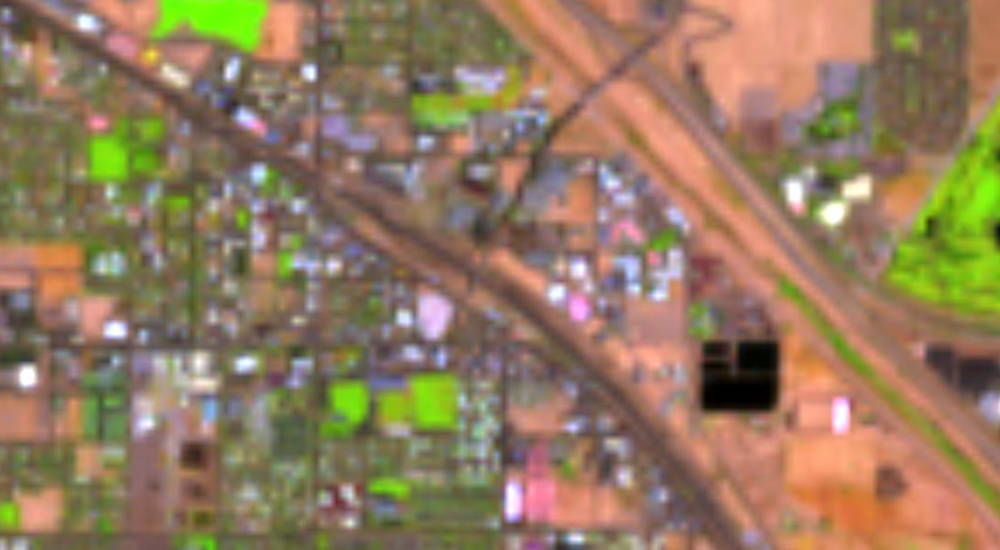
#> input picture Satellite-Image-Analysis-CV/img1.png, 1000 x 550 px, shrunk from 1357 x 747 before the run
$ python lab2_task_1.py   (older library calls are emulated)
#> lines starting #> are read from the running program, lines starting #| are printed output that depends on the picture; after the words box and inside, x2 and y2 are one past the last pixel; in counts of white or black regions, pixels touching at a corner belong together
import cv2
import numpy as np
import matplotlib
matplotlib.use("TkAgg")
import matplotlib.pyplot as plt


# ------------------- Корекція кольору -------------------
def color_corrections(img):
    gray = cv2.cvtColor(img, cv2.COLOR_BGR2GRAY)
    negative = cv2.bitwise_not(img)

    # ефект сепії
    kernel = np.array([[0.272, 0.534, 0.131],
                       [0.349, 0.686, 0.168],
                       [0.393, 0.769, 0.189]])
    sepia = cv2.transform(img, kernel)
    sepia = np.clip(sepia, 0, 255)

    return gray, negative, sepia


# ------------------- Векторизація -------------------
def vectorization(img):
    gray = cv2.cvtColor(img, cv2.COLOR_BGR2GRAY)

    canny = cv2.Canny(gray, 10, 50)

    contours, _ = cv2.findContours(canny, cv2.RETR_EXTERNAL, cv2.CHAIN_APPROX_SIMPLE)
    contour_img = img.copy()
    cv2.drawContours(contour_img, contours, -1, (0, 255, 0), 1)

    gabor_accumulator = np.zeros_like(gray, dtype=np.float64)

    orientations = [0, np.pi / 4, np.pi / 2, 3 * np.pi / 4]  # 0, 45, 90, 135 градусів

    for theta in orientations:
        g_kernel = cv2.getGaborKernel((21, 21), 8.0, theta, 10.0, 0.5, 0, ktype=cv2.CV_32F)

        filtered_img = cv2.filter2D(gray, cv2.CV_32F, g_kernel)

        np.add(gabor_accumulator, abs(filtered_img), out=gabor_accumulator)

    gabor_accumulator = gabor_accumulator / len(orientations)

    gabor = cv2.normalize(gabor_accumulator, None, 0, 255, cv2.NORM_MINMAX, cv2.CV_8U)

    return canny, contour_img, gabor


# ------------------- Порівняння ознак -------------------
def compare_features(img1, img2):
    orb = cv2.ORB_create()

    kp1, des1 = orb.detectAndCompute(img1, None)
    kp2, des2 = orb.detectAndCompute(img2, None)

    bf = cv2.BFMatcher(cv2.NORM_HAMMING, crossCheck=True)
    matches = bf.match(des1, des2)

    matches = sorted(matches, key=lambda x: x.distance)
    result = cv2.drawMatches(img1, kp1, img2, kp2, matches[:30], None, flags=2)
    print("Кількість збігів:", len(matches))

    return result

if __name__ == "__main__":
    img = cv2.imread("img1.png")
#> img is the input picture: shape (550, 1000, 3); mean B, G, R 94.4, 123.1, 147.3

    # --- Корекція кольору ---
    gray, negative, sepia = color_corrections(img)

    plt.figure(figsize=(12, 4))
    plt.subplot(131), plt.imshow(cv2.cvtColor(gray, cv2.COLOR_GRAY2RGB)), plt.title("Grayscale")
    plt.subplot(132), plt.imshow(cv2.cvtColor(negative, cv2.COLOR_BGR2RGB)), plt.title("Negative")
    plt.subplot(133), plt.imshow(cv2.cvtColor(sepia.astype('uint8'), cv2.COLOR_BGR2RGB)), plt.title("Sepia")
    plt.show()

    # --- Векторизація ---
    canny, contour_img, gabor = vectorization(img)
#> in vectorization, `canny = cv2.Canny(gray, 10, 50)`:
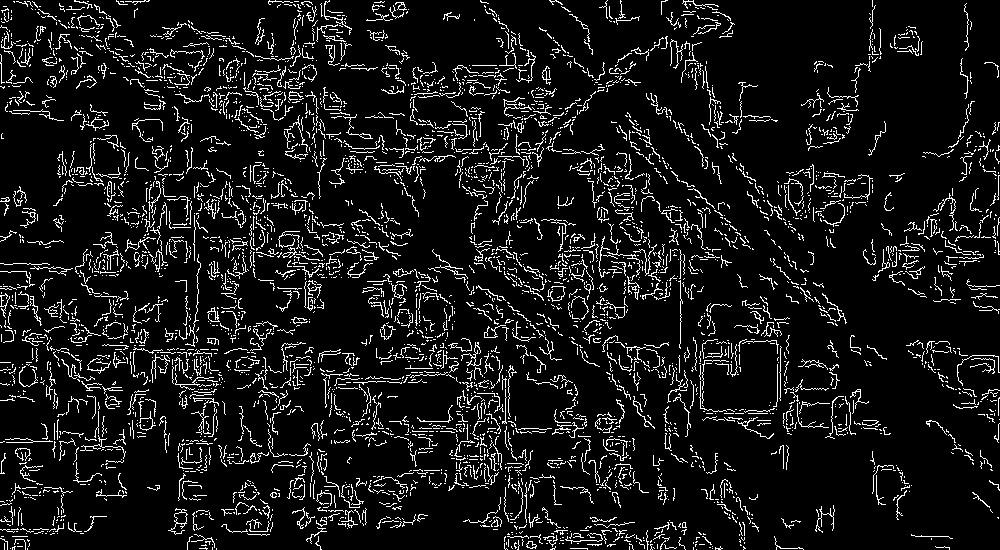
#> canny: shape (550, 1000); 9% white in thin lines or dots
#> in vectorization, `contours, _ = cv2.findContours(canny, cv2.RETR_EXTERNAL, cv2.CHAIN_APP..`: contours = 4221 contours, 4210 with area under 20; largest, box (x1, y1, x2, y2) and area: (168, 508, 188, 535) 122, (207, 307, 220, 322) 90, (526, 541, 537, 549) 46, (343, 114, 373, 139) 43, (542, 66, 551, 85) 38
#> in vectorization, `cv2.drawContours(contour_img, contours, -1, (0, 255, 0), 1)`:
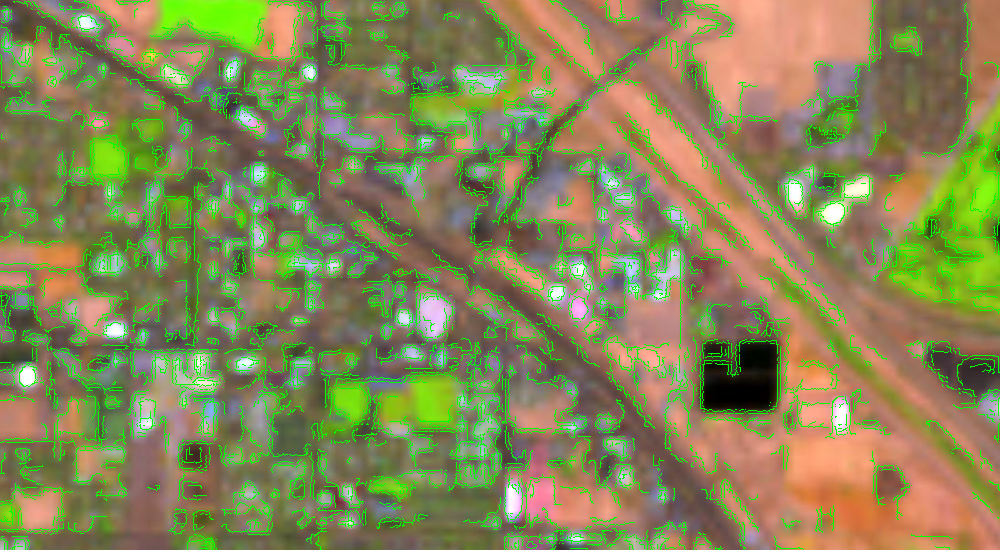
#> contour_img: shape (550, 1000, 3); 8.99% of pixels changed, all inside (x1, y1, x2, y2) = (0, 0, 1000, 550)
#> after the loop in vectorization, `for theta in orientations:`:
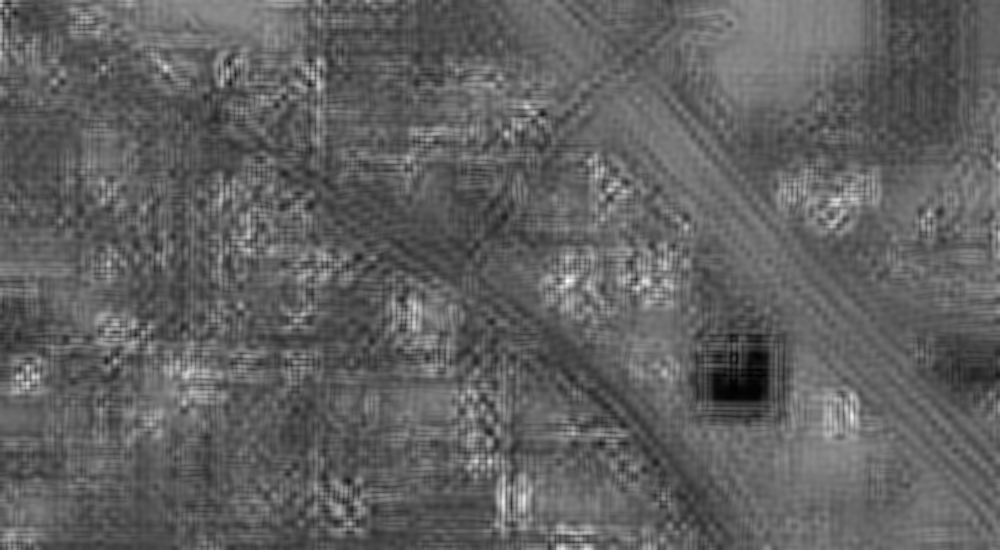
#> gabor_accumulator: shape (550, 1000) float64; min 109.9, max 6865, mean 2687.3; drawn with min black and max white

    plt.figure(figsize=(12, 4))
    plt.subplot(131), plt.imshow(canny, cmap="gray"), plt.title("Canny Edges")
    plt.subplot(132), plt.imshow(cv2.cvtColor(contour_img, cv2.COLOR_BGR2RGB)), plt.title("Contours")
    plt.subplot(133), plt.imshow(gabor, cmap="gray"), plt.title("Gabor Filter")
    plt.show()
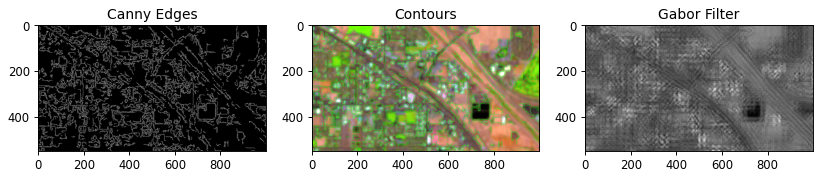
#> figure drawn by matplotlib, 3 panels

    # --- Порівняння з іншим зображенням ---
    img2 = cv2.imread("img2.png")
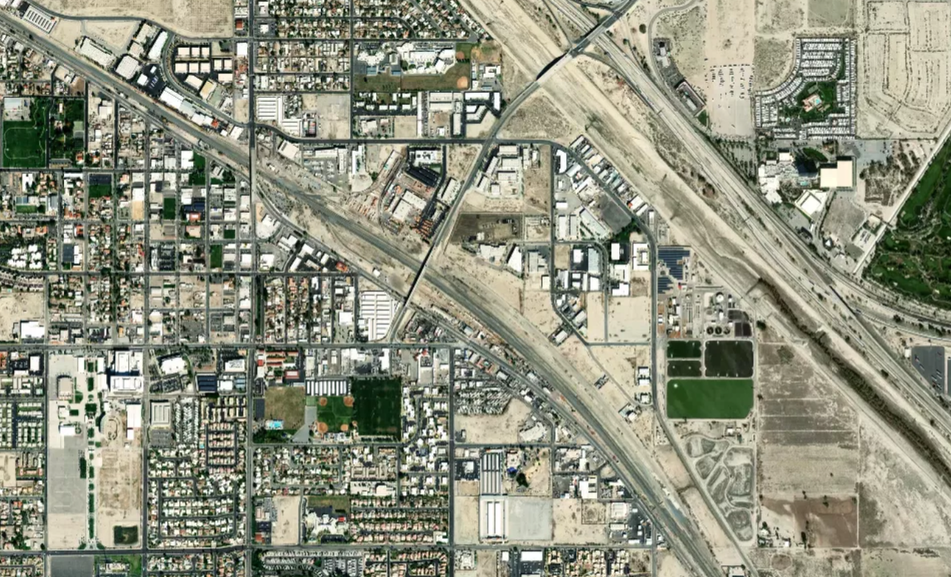
#> input picture Satellite-Image-Analysis-CV/img2.png, 951 x 577 px, shrunk from 1290 x 783 before the run
#> img2 is the input picture: shape (577, 951, 3); mean B, G, R 127.1, 145.5, 143.2
    comparison = compare_features(gray, cv2.cvtColor(img2, cv2.COLOR_BGR2GRAY))
#> in compare_features, `kp1, des1 = orb.detectAndCompute(img1, None)`: kp1 = 458 keypoints; strongest (x, y, size): (118, 330, 111.1), (119, 328, 92.6), (309, 75, 64.3), (240, 115, 111.1)
#> in compare_features, `kp2, des2 = orb.detectAndCompute(img2, None)`: kp2 = 500 keypoints; strongest (x, y, size): (205, 48, 37.2), (615, 257, 53.6), (615, 258, 44.6), (198, 48, 31)
#> in compare_features, `kp2, des2 = orb.detectAndCompute(img2, None)`:
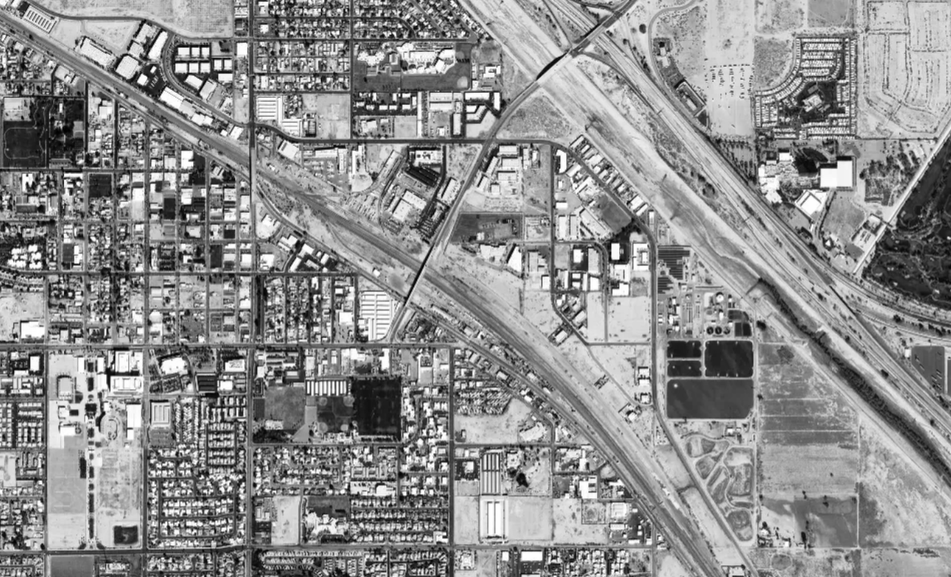
#> img2: shape (577, 951); min 0, max 255, mean 142.7
#> in compare_features, `matches = bf.match(des1, des2)`: matches = 105 matches
#> in compare_features, `result = cv2.drawMatches(img1, kp1, img2, kp2, matches[:30], None, fla..`:
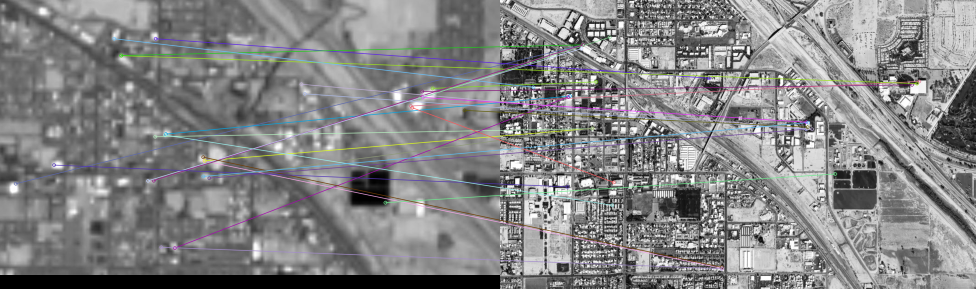
#> result: shape (577, 1951, 3) (shown at 1/2 size); mean of channels 0, 1, 2 132.4, 131.9, 131.9; drawn as B, G, R
#| Кількість збігів: 105

    plt.imshow(cv2.cvtColor(comparison, cv2.COLOR_BGR2RGB))
    plt.title("Feature Matching (ORB)")
    plt.show()
